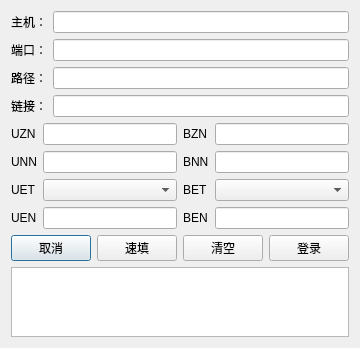
<?xml version="1.0" encoding="UTF-8"?>
<ui version="4.0">
 <class>LoginDialog</class>
 <widget class="QDialog" name="LoginDialog">
  <property name="geometry">
   <rect>
    <x>0</x>
    <y>0</y>
    <width>340</width>
    <height>340</height>
   </rect>
  </property>
  <property name="windowTitle">
   <string>Dialog</string>
  </property>
  <layout class="QVBoxLayout" name="verticalLayout">
   <item>
    <layout class="QFormLayout" name="formLayout">
     <item row="0" column="0">
      <widget class="QLabel" name="label">
       <property name="text">
        <string>主机：</string>
       </property>
      </widget>
     </item>
     <item row="0" column="1">
      <widget class="QLineEdit" name="lineEdit_host"/>
     </item>
     <item row="1" column="0">
      <widget class="QLabel" name="label_2">
       <property name="text">
        <string>端口：</string>
       </property>
      </widget>
     </item>
     <item row="1" column="1">
      <widget class="QLineEdit" name="lineEdit_port"/>
     </item>
     <item row="2" column="0">
      <widget class="QLabel" name="label_3">
       <property name="text">
        <string>路径：</string>
       </property>
      </widget>
     </item>
     <item row="2" column="1">
      <widget class="QLineEdit" name="lineEdit_path"/>
     </item>
     <item row="3" column="0">
      <widget class="QLabel" name="label_4">
       <property name="text">
        <string>链接：</string>
       </property>
      </widget>
     </item>
     <item row="3" column="1">
      <widget class="QLineEdit" name="lineEdit_url"/>
     </item>
    </layout>
   </item>
   <item>
    <layout class="QGridLayout" name="gridLayout_2">
     <item row="3" column="0">
      <widget class="QLabel" name="label_11">
       <property name="text">
        <string>UEN</string>
       </property>
      </widget>
     </item>
     <item row="0" column="1">
      <widget class="QLineEdit" name="lineEdit_UserZoneName"/>
     </item>
     <item row="0" column="2">
      <widget class="QLabel" name="label_6">
       <property name="text">
        <string>BZN</string>
       </property>
      </widget>
     </item>
     <item row="3" column="1">
      <widget class="QLineEdit" name="lineEdit_UserExecName"/>
     </item>
     <item row="3" column="2">
      <widget class="QLabel" name="label_12">
       <property name="text">
        <string>BEN</string>
       </property>
      </widget>
     </item>
     <item row="1" column="0">
      <widget class="QLabel" name="label_7">
       <property name="text">
        <string>UNN</string>
       </property>
      </widget>
     </item>
     <item row="1" column="1">
      <widget class="QLineEdit" name="lineEdit_UserNodeName"/>
     </item>
     <item row="2" column="1">
      <widget class="QComboBox" name="comboBox_UserExecType"/>
     </item>
     <item row="3" column="3">
      <widget class="QLineEdit" name="lineEdit_BelongExecName"/>
     </item>
     <item row="2" column="3">
      <widget class="QComboBox" name="comboBox_BelongExecType"/>
     </item>
     <item row="0" column="3">
      <widget class="QLineEdit" name="lineEdit_BelongZoneName"/>
     </item>
     <item row="1" column="3">
      <widget class="QLineEdit" name="lineEdit_BelongNodeName"/>
     </item>
     <item row="1" column="2">
      <widget class="QLabel" name="label_8">
       <property name="text">
        <string>BNN</string>
       </property>
      </widget>
     </item>
     <item row="2" column="0">
      <widget class="QLabel" name="label_9">
       <property name="text">
        <string>UET</string>
       </property>
      </widget>
     </item>
     <item row="2" column="2">
      <widget class="QLabel" name="label_10">
       <property name="text">
        <string>BET</string>
       </property>
      </widget>
     </item>
     <item row="0" column="0">
      <widget class="QLabel" name="label_5">
       <property name="text">
        <string>UZN</string>
       </property>
      </widget>
     </item>
    </layout>
   </item>
   <item>
    <layout class="QHBoxLayout" name="horizontalLayout">
     <item>
      <widget class="QPushButton" name="pushButton_cancel">
       <property name="text">
        <string>取消</string>
       </property>
      </widget>
     </item>
     <item>
      <widget class="QPushButton" name="pushButton_quickFill">
       <property name="text">
        <string>速填</string>
       </property>
      </widget>
     </item>
     <item>
      <widget class="QPushButton" name="pushButton_clear">
       <property name="text">
        <string>清空</string>
       </property>
      </widget>
     </item>
     <item>
      <widget class="QPushButton" name="pushButton_login">
       <property name="text">
        <string>登录</string>
       </property>
      </widget>
     </item>
    </layout>
   </item>
   <item>
    <widget class="QPlainTextEdit" name="plainTextEdit_message"/>
   </item>
  </layout>
 </widget>
 <resources/>
 <connections/>
</ui>
